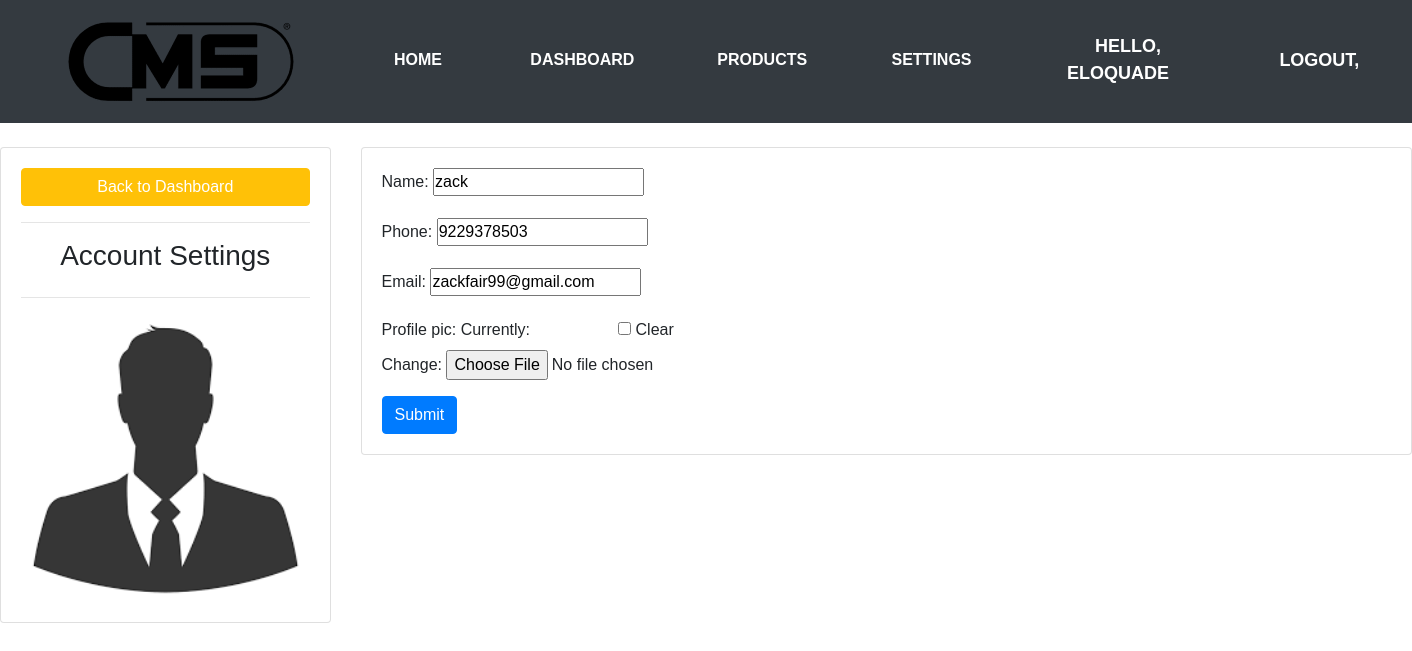
/account/ (signed in), run on the app's committed database.
### accounts/models.py (models this page shows, shortened)
class Customer(models.Model):
    user = models.OneToOneField(User, null=True, blank=True, on_delete=models.CASCADE)
    name = models.CharField(max_length=200, null=True)
    phone = models.IntegerField(null=True)
    email = models.CharField(max_length=200, null=True)
    profile_pic = models.ImageField(default="default.png", null=True, blank=True)
    date_created = models.DateTimeField(auto_now_add=True, null=True)

### accounts/views.py (the view)
# urls.py: path('account/', views.account_settings, name='account'),
def account_settings(request):
    customer = request.user.customer
    form = customerform(instance=customer)
    if request.method == 'POST':
        form = customerform(request.POST, request.FILES, instance=customer)
        if form.is_valid():
            form.save()
    context = {'form': form}
    return render(request, 'accounts/account.html', context)

### accounts/forms.py
class customerform(ModelForm):
    class Meta:
        model = Customer
        fields = '__all__'
        exclude = ['user']

### templates/accounts/account.html (shortened to what this page needs)
{% extends 'accounts/main.html' %}
{% load static %}
{% block content %}
<br>
<div class="row">
    <div class="col-md-3">
        <div class="card card-body">
            <a class="btn btn-warning" href="{% url 'home' %}"> Back to Dashboard</a>
             <hr>
             <h3 style="text-align: center">Account Settings</h3>
             <hr>
             <img class="profile-pic" src="{{ request.user.customer.profile_pic.url }}" >
        </div>
    </div>
    <div class="col-md-9">
         <div class="card card-body">
             <form method="POST" action="" enctype="multipart/form-data">
                 {{ form.as_p }}
             <input class="btn btn-primary" type="submit" name="
             Update Information">
             </form>
        </div>
    </div>
</div>
{% endblock %}

### templates/accounts/navbar.html (shortened to what this page needs)
{% load static %}
<nav class="navbar navbar-expand-lg navbar-dark bg-dark">
    <div class="container-fluid">
    <img src = "{% static 'images/logo156-gt6-200h.png' %}"
        width="300px"
        length="200px">
    </div>
    <ul>
    <li class="nav-item active">
        <a class="nav-link" href="{% url 'cms' %}">Home</a>
      </li>
	<li class="nav-item active">
        <a class="nav-link" href="{% url 'home' %}">Dashboard</a>
      </li>
	<li class="nav-item">
      <a class="nav-link" href="{% url 'products' %}">Products</a>
    <li class="nav-item">
      <a class="nav-link" href="{% url 'account' %}">Settings</a>
    </li>
        <li>
        <span style="width:300px; length:200px;" class = hello-msg>Hello, {{ request.user }}</span>
        </li>
        <li>
        <span><a  class = hello-msg style="text-align: justify;" href="{% url 'logout' %}">LOGOUT, </a></span>
    </ul>
</nav>

### accounts/static/css/main.css (style rules this page uses)
* { margin: 0; padding: 0; box-sizing: border-box; font-family: 'Poppins', sans-serif; }
.hello-msg { font-size: 18px; color: #fff; margin-right: 20px; }
body { background-color: lightblue; }

### templates/accounts/navbar.html (style rules this page uses)
* { margin: 0; padding: 0; list-style-type: none; }
body { background: white; }
ul { display: flex; width: 1100px; margin: auto; max-width: 1500px; justify-content: space-between; text-align: center; }
li { padding: 1rem 2rem 1.15rem; text-transform: uppercase; cursor: pointer; color: white; min-width: 50px; margin: auto; font-weight: bold; }
a:link, a:visited, a:hover, a:active { color: white; text-decoration: none; }

### data on the page
Customer: name "zack", phone "9229378503", email "zackfair99@gmail.com"

### other printed values
{{ request.user }} "ELOQUADE"
